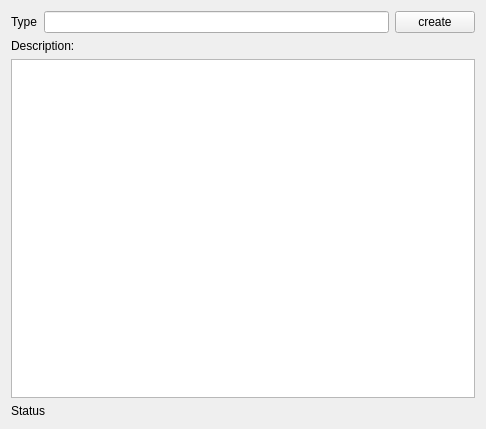
<?xml version="1.0" encoding="UTF-8"?>
<ui version="4.0">
 <class>Form</class>
 <widget class="QWidget" name="Form">
  <property name="geometry">
   <rect>
    <x>0</x>
    <y>0</y>
    <width>486</width>
    <height>429</height>
   </rect>
  </property>
  <property name="windowTitle">
   <string>Create on database</string>
  </property>
  <layout class="QVBoxLayout" name="verticalLayout_2">
   <item>
    <layout class="QVBoxLayout" name="verticalLayout">
     <item>
      <layout class="QHBoxLayout" name="horizontalLayout">
       <item>
        <widget class="QLabel" name="label_lineedit">
         <property name="text">
          <string>Type</string>
         </property>
        </widget>
       </item>
       <item>
        <widget class="QLineEdit" name="lineEdit"/>
       </item>
       <item>
        <widget class="QPushButton" name="pushButton">
         <property name="text">
          <string>create</string>
         </property>
        </widget>
       </item>
      </layout>
     </item>
     <item>
      <widget class="QLabel" name="label_description">
       <property name="text">
        <string>Description:</string>
       </property>
      </widget>
     </item>
     <item>
      <widget class="QPlainTextEdit" name="plainTextEdit"/>
     </item>
     <item>
      <widget class="QLabel" name="label_status">
       <property name="text">
        <string>Status</string>
       </property>
      </widget>
     </item>
    </layout>
   </item>
  </layout>
 </widget>
 <resources/>
 <connections/>
</ui>
